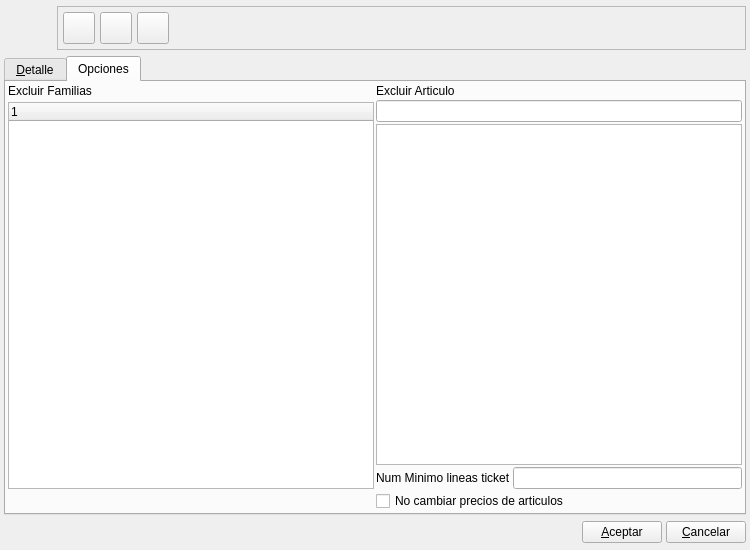
<?xml version="1.0" encoding="UTF-8"?>
<ui version="4.0">
 <author>Tomeu Borras</author>
 <class>Z2ZBase</class>
 <widget class="QWidget" name="Z2ZBase">
  <property name="geometry">
   <rect>
    <x>0</x>
    <y>0</y>
    <width>750</width>
    <height>550</height>
   </rect>
  </property>
  <property name="minimumSize">
   <size>
    <width>750</width>
    <height>550</height>
   </size>
  </property>
  <property name="focusPolicy">
   <enum>Qt::StrongFocus</enum>
  </property>
  <property name="windowTitle">
   <string>Traspaso de Z</string>
  </property>
  <property name="windowIcon">
   <iconset resource="../../../bulmages.qrc">
    <normaloff>:/Images/cash.png</normaloff>:/Images/cash.png</iconset>
  </property>
  <layout class="QGridLayout">
   <property name="margin">
    <number>4</number>
   </property>
   <property name="spacing">
    <number>4</number>
   </property>
   <item row="0" column="0" colspan="2">
    <layout class="QHBoxLayout">
     <property name="spacing">
      <number>5</number>
     </property>
     <property name="margin">
      <number>0</number>
     </property>
     <item>
      <widget class="QLabel" name="pixmapLabel1">
       <property name="sizePolicy">
        <sizepolicy hsizetype="Fixed" vsizetype="Fixed">
         <horstretch>0</horstretch>
         <verstretch>0</verstretch>
        </sizepolicy>
       </property>
       <property name="minimumSize">
        <size>
         <width>48</width>
         <height>48</height>
        </size>
       </property>
       <property name="maximumSize">
        <size>
         <width>48</width>
         <height>48</height>
        </size>
       </property>
       <property name="pixmap">
        <pixmap resource="../../../bulmages.qrc">:/Images/cash.png</pixmap>
       </property>
       <property name="scaledContents">
        <bool>true</bool>
       </property>
      </widget>
     </item>
     <item>
      <widget class="QFrame" name="frame_2">
       <property name="sizePolicy">
        <sizepolicy hsizetype="Expanding" vsizetype="Fixed">
         <horstretch>0</horstretch>
         <verstretch>0</verstretch>
        </sizepolicy>
       </property>
       <property name="frameShape">
        <enum>QFrame::StyledPanel</enum>
       </property>
       <property name="frameShadow">
        <enum>QFrame::Raised</enum>
       </property>
       <layout class="QHBoxLayout">
        <property name="spacing">
         <number>5</number>
        </property>
        <property name="margin">
         <number>5</number>
        </property>
        <item>
         <widget class="QToolButton" name="mui_guardar">
          <property name="minimumSize">
           <size>
            <width>32</width>
            <height>32</height>
           </size>
          </property>
          <property name="maximumSize">
           <size>
            <width>32</width>
            <height>32</height>
           </size>
          </property>
          <property name="toolTip">
           <string>Guardar factura</string>
          </property>
          <property name="whatsThis">
           <string>Guardar factura</string>
          </property>
          <property name="text">
           <string/>
          </property>
          <property name="icon">
           <iconset resource="../../../bulmages.qrc">
            <normaloff>:/Images/edit-save.png</normaloff>:/Images/edit-save.png</iconset>
          </property>
          <property name="iconSize">
           <size>
            <width>22</width>
            <height>22</height>
           </size>
          </property>
         </widget>
        </item>
        <item>
         <widget class="QToolButton" name="mui_borrar">
          <property name="minimumSize">
           <size>
            <width>32</width>
            <height>32</height>
           </size>
          </property>
          <property name="maximumSize">
           <size>
            <width>32</width>
            <height>32</height>
           </size>
          </property>
          <property name="toolTip">
           <string>Borrar factura</string>
          </property>
          <property name="whatsThis">
           <string>Borrar factura</string>
          </property>
          <property name="text">
           <string/>
          </property>
          <property name="icon">
           <iconset resource="../../../bulmages.qrc">
            <normaloff>:/Images/edit-delete.png</normaloff>:/Images/edit-delete.png</iconset>
          </property>
          <property name="iconSize">
           <size>
            <width>22</width>
            <height>22</height>
           </size>
          </property>
         </widget>
        </item>
        <item>
         <widget class="QToolButton" name="mui_imprimir">
          <property name="minimumSize">
           <size>
            <width>32</width>
            <height>32</height>
           </size>
          </property>
          <property name="maximumSize">
           <size>
            <width>32</width>
            <height>32</height>
           </size>
          </property>
          <property name="toolTip">
           <string>Imprimir factura</string>
          </property>
          <property name="whatsThis">
           <string>Imprimir factura</string>
          </property>
          <property name="text">
           <string/>
          </property>
          <property name="icon">
           <iconset resource="../../../bulmages.qrc">
            <normaloff>:/Images/document-print.png</normaloff>:/Images/document-print.png</iconset>
          </property>
          <property name="iconSize">
           <size>
            <width>22</width>
            <height>22</height>
           </size>
          </property>
         </widget>
        </item>
        <item>
         <spacer>
          <property name="orientation">
           <enum>Qt::Horizontal</enum>
          </property>
          <property name="sizeType">
           <enum>QSizePolicy::Preferred</enum>
          </property>
          <property name="sizeHint" stdset="0">
           <size>
            <width>16</width>
            <height>26</height>
           </size>
          </property>
         </spacer>
        </item>
        <item>
         <widget class="QFrame" name="mui_plugbotones">
          <property name="sizePolicy">
           <sizepolicy hsizetype="Fixed" vsizetype="Fixed">
            <horstretch>0</horstretch>
            <verstretch>0</verstretch>
           </sizepolicy>
          </property>
          <property name="frameShape">
           <enum>QFrame::NoFrame</enum>
          </property>
          <property name="frameShadow">
           <enum>QFrame::Plain</enum>
          </property>
          <property name="lineWidth">
           <number>0</number>
          </property>
         </widget>
        </item>
        <item>
         <spacer>
          <property name="orientation">
           <enum>Qt::Horizontal</enum>
          </property>
          <property name="sizeType">
           <enum>QSizePolicy::Expanding</enum>
          </property>
          <property name="sizeHint" stdset="0">
           <size>
            <width>21</width>
            <height>26</height>
           </size>
          </property>
         </spacer>
        </item>
       </layout>
      </widget>
     </item>
    </layout>
   </item>
   <item row="2" column="0" colspan="2">
    <layout class="QHBoxLayout">
     <property name="spacing">
      <number>4</number>
     </property>
     <item>
      <spacer>
       <property name="orientation">
        <enum>Qt::Horizontal</enum>
       </property>
       <property name="sizeHint" stdset="0">
        <size>
         <width>436</width>
         <height>27</height>
        </size>
       </property>
      </spacer>
     </item>
     <item>
      <widget class="QPushButton" name="mui_aceptar">
       <property name="text">
        <string>&amp;Aceptar</string>
       </property>
      </widget>
     </item>
     <item>
      <widget class="QPushButton" name="mui_cancelar">
       <property name="text">
        <string>&amp;Cancelar</string>
       </property>
      </widget>
     </item>
    </layout>
   </item>
   <item row="1" column="0" colspan="2">
    <widget class="QTabWidget" name="m_desdfgs">
     <property name="enabled">
      <bool>true</bool>
     </property>
     <property name="currentIndex">
      <number>1</number>
     </property>
     <widget class="QWidget" name="tab1">
      <attribute name="title">
       <string>&amp;Detalle</string>
      </attribute>
      <layout class="QGridLayout" name="gridLayout_3">
       <item row="0" column="0" rowspan="3">
        <layout class="QGridLayout" name="gridLayout1">
         <item row="0" column="0">
          <widget class="QLabel" name="label">
           <property name="text">
            <string>Referencias</string>
           </property>
          </widget>
         </item>
         <item row="0" column="1">
          <widget class="QLineEdit" name="mui_referencia"/>
         </item>
         <item row="1" column="0" colspan="2">
          <widget class="QListWidget" name="mui_listarefs"/>
         </item>
        </layout>
       </item>
       <item row="0" column="1">
        <layout class="QGridLayout" name="gridLayout2">
         <item row="0" column="0">
          <widget class="QLabel" name="label_2">
           <property name="text">
            <string>Total Tickets</string>
           </property>
          </widget>
         </item>
         <item row="0" column="1" colspan="2">
          <widget class="QLineEdit" name="mui_totaltickets">
           <property name="readOnly">
            <bool>true</bool>
           </property>
          </widget>
         </item>
         <item row="1" column="0">
          <widget class="QLabel" name="label_3">
           <property name="text">
            <string>Total Traspasable</string>
           </property>
          </widget>
         </item>
         <item row="1" column="1" colspan="2">
          <widget class="QLineEdit" name="mui_totaltraspasable">
           <property name="readOnly">
            <bool>true</bool>
           </property>
          </widget>
         </item>
         <item row="2" column="0" colspan="2">
          <widget class="QLabel" name="label_4">
           <property name="text">
            <string>Total aprox a Traspasar</string>
           </property>
          </widget>
         </item>
         <item row="2" column="2">
          <widget class="QLineEdit" name="mui_totaltraspasado"/>
         </item>
        </layout>
       </item>
       <item row="1" column="1">
        <spacer name="verticalSpacer">
         <property name="orientation">
          <enum>Qt::Vertical</enum>
         </property>
         <property name="sizeHint" stdset="0">
          <size>
           <width>20</width>
           <height>165</height>
          </size>
         </property>
        </spacer>
       </item>
       <item row="2" column="1">
        <widget class="QPushButton" name="mui_traspasar">
         <property name="text">
          <string>Traspasar</string>
         </property>
        </widget>
       </item>
      </layout>
     </widget>
     <widget class="QWidget" name="Tab2">
      <attribute name="title">
       <string>Opciones</string>
      </attribute>
      <layout class="QGridLayout" name="gridLayout_4">
       <item row="0" column="0" rowspan="3">
        <layout class="QVBoxLayout" name="verticalLayout_2">
         <property name="spacing">
          <number>4</number>
         </property>
         <item>
          <widget class="QLabel" name="label_5">
           <property name="text">
            <string>Excluir Familias</string>
           </property>
          </widget>
         </item>
         <item>
          <widget class="QTreeWidget" name="treeWidget">
           <column>
            <property name="text">
             <string>1</string>
            </property>
           </column>
          </widget>
         </item>
        </layout>
       </item>
       <item row="0" column="1">
        <layout class="QVBoxLayout" name="verticalLayout">
         <item>
          <widget class="QLabel" name="label_6">
           <property name="text">
            <string>Excluir Articulo</string>
           </property>
          </widget>
         </item>
         <item>
          <widget class="QLineEdit" name="lineEdit_5"/>
         </item>
        </layout>
       </item>
       <item row="1" column="1">
        <widget class="QListWidget" name="listWidget_2"/>
       </item>
       <item row="2" column="1">
        <layout class="QHBoxLayout" name="horizontalLayout">
         <item>
          <widget class="QLabel" name="label_7">
           <property name="text">
            <string>Num Minimo lineas ticket</string>
           </property>
          </widget>
         </item>
         <item>
          <widget class="QLineEdit" name="lineEdit_6"/>
         </item>
        </layout>
       </item>
       <item row="3" column="1">
        <widget class="QCheckBox" name="checkBox">
         <property name="text">
          <string>No cambiar precios de articulos</string>
         </property>
        </widget>
       </item>
      </layout>
     </widget>
    </widget>
   </item>
  </layout>
 </widget>
 <layoutdefault spacing="2" margin="2"/>
 <resources>
  <include location="../../../bulmages.qrc"/>
 </resources>
 <connections/>
</ui>
